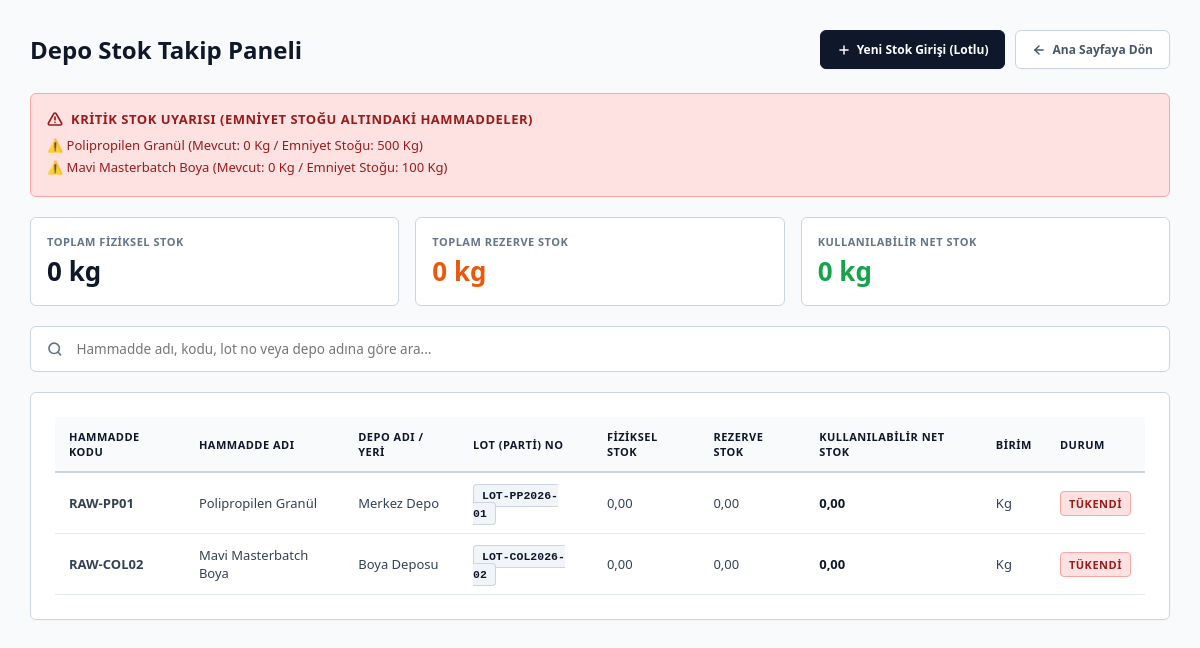
The app's page /stocks with its own data.
### app/models.py (models this page shows)
class WarehouseStock(Base):
    __tablename__ = "warehouse_stocks"
    id: Mapped[int] = mapped_column(primary_key=True, index=True)
    raw_material_id: Mapped[int] = mapped_column(ForeignKey("raw_materials.id"), nullable=False)
    warehouse_name: Mapped[str] = mapped_column(String(100), nullable=False) # Depo Adı (Örn: Depo-A, Silo-1)
    lot_number: Mapped[str | None] = mapped_column(String(50), nullable=True) # Hammadde Lot / Parti No
    physical_stock: Mapped[float] = mapped_column(Float, default=0.0, nullable=False) # Fiziksel stok
    reserved_stock: Mapped[float] = mapped_column(Float, default=0.0, nullable=False) # Rezerve stok
    usable_stock: Mapped[float] = mapped_column(Float, default=0.0, nullable=False) # Kullanılabilir net stok
    raw_material = relationship("RawMaterial", back_populates="stocks")

class RawMaterial(Base):
    __tablename__ = "raw_materials"
    id: Mapped[int] = mapped_column(primary_key=True, index=True)
    material_code: Mapped[str] = mapped_column(String(50), unique=True, nullable=False, index=True) # Örn: RAW-PP01
    material_name: Mapped[str] = mapped_column(String(150), nullable=False)
    material_type: Mapped[str | None] = mapped_column(String(100), nullable=True) # Örn: Polimer, Boya
    unit: Mapped[str] = mapped_column(String(20), default="Kg", nullable=False) # Ölçü birimi
    min_stock: Mapped[float] = mapped_column(Float, default=0.0, nullable=False) # Minimum stok
    safety_stock: Mapped[float] = mapped_column(Float, default=0.0, nullable=False) # Emniyet stoğu
    min_order_qty: Mapped[float] = mapped_column(Float, default=0.0, nullable=False) # Minimum sipariş miktarı
    lead_time: Mapped[int] = mapped_column(Integer, default=0, nullable=False) # Tedarik süresi (gün)
    is_active: Mapped[bool] = mapped_column(Boolean, default=True, nullable=False)
    recipes = relationship("Recipe", back_populates="raw_material")
    stocks = relationship("WarehouseStock", back_populates="raw_material")

### app/main.py (the view)
@app.get("/stocks", response_class=HTMLResponse)
def get_warehouse_stocks(request: Request):
    db = SessionLocal()
    try:
        stocks = db.query(models.WarehouseStock).options(
            joinedload(models.WarehouseStock.raw_material)
        ).all()
        raw_materials = db.query(models.RawMaterial).filter(models.RawMaterial.is_active == True).all()
    finally:
        db.close()
    return templates.TemplateResponse(
        request=request,
        name="stocks.html",
        context={
            "title": "Depo Stok Takibi - Üretim Asistanım",
            "stocks": stocks,
            "raw_materials": raw_materials
        }
    )

### app/templates/stocks.html (shortened to what this page needs)
<!DOCTYPE html>
<html lang="tr">
<head>
</head>
<body>
    <div class="container">
        <div class="header-container">
            <h1>Depo Stok Takip Paneli</h1>
            <div class="btn-group">
                <a href="/stocks/new" class="btn-add">
                    <svg width="14" height="14" viewBox="0 0 24 24" fill="none" stroke="currentColor" stroke-width="2.5" stroke-linecap="round" stroke-linejoin="round" style="margin-right: 6px;">
                        <line x1="12" y1="5" x2="12" y2="19"></line>
                        <line x1="5" y1="12" x2="19" y2="12"></line>
                    </svg>
                    Yeni Stok Girişi (Lotlu)
                </a>
                <a href="/" class="btn-back">
                    <svg width="14" height="14" viewBox="0 0 24 24" fill="none" stroke="currentColor" stroke-width="2.5" stroke-linecap="round" stroke-linejoin="round" style="margin-right: 6px;">
                        <line x1="19" y1="12" x2="5" y2="12"></line>
                        <polyline points="12 19 5 12 12 5"></polyline>
                    </svg>
                    Ana Sayfaya Dön
                </a>
            </div>
        </div>
        {% set critical_alerts = [] %}
        {% if critical_alerts %}
            <div class="alert-card">
                <div class="alert-title">
                    Kritik Stok Uyarısı (Emniyet Stoğu Altındaki Hammaddeler)
                </div>
                {% for alert in critical_alerts %}
                    <div class="alert-item">⚠️ {{ alert }}</div>
                {% endfor %}
            </div>
        {% endif %}
        {% set total_phys = namespace(value=0) %}
        {% set total_res = namespace(value=0) %}
        {% set total_use = namespace(value=0) %}
        {% for s in stocks %}
            {% if s.physical_stock %}{% set total_phys.value = total_phys.value + s.physical_stock %}{% endif %}
            {% if s.reserved_stock %}{% set total_res.value = total_res.value + s.reserved_stock %}{% endif %}
            {% if s.usable_stock %}{% set total_use.value = total_use.value + s.usable_stock %}{% endif %}
        {% endfor %}
        <div style="display: grid; grid-template-columns: repeat(3, 1fr); gap: 16px; margin-bottom: 20px;">
            <div style="background: white; border: 1px solid #cbd5e1; border-radius: 6px; padding: 16px; display: flex; flex-direction: column; box-shadow: 0 1px 3px rgba(0,0,0,0.01);">
                <span style="font-size: 11px; font-weight: 700; color: #64748b; text-transform: uppercase; letter-spacing: 0.5px;">Toplam Fiziksel Stok</span>
                <span style="font-size: 26px; font-weight: 800; color: #0f172a; margin-top: 4px;">{{ "{:,.0f}".format(total_phys.value)|replace('.', ',') }} kg</span>
            </div>
            <div style="background: white; border: 1px solid #cbd5e1; border-radius: 6px; padding: 16px; display: flex; flex-direction: column; box-shadow: 0 1px 3px rgba(0,0,0,0.01);">
                <span style="font-size: 11px; font-weight: 700; color: #64748b; text-transform: uppercase; letter-spacing: 0.5px;">Toplam Rezerve Stok</span>
                <span style="font-size: 26px; font-weight: 800; color: #ea580c; margin-top: 4px;">{{ "{:,.0f}".format(total_res.value)|replace('.', ',') }} kg</span>
            </div>
            <div style="background: white; border: 1px solid #cbd5e1; border-radius: 6px; padding: 16px; display: flex; flex-direction: column; box-shadow: 0 1px 3px rgba(0,0,0,0.01);">
                <span style="font-size: 11px; font-weight: 700; color: #64748b; text-transform: uppercase; letter-spacing: 0.5px;">Kullanılabilir Net Stok</span>
                <span style="font-size: 26px; font-weight: 800; color: #16a34a; margin-top: 4px;">{{ "{:,.0f}".format(total_use.value)|replace('.', ',') }} kg</span>
            </div>
        </div>
        <div style="background: white; border: 1px solid #cbd5e1; border-radius: 6px; padding: 12px 16px; margin-bottom: 20px; display: flex; gap: 12px; align-items: center; box-shadow: 0 1px 3px rgba(0,0,0,0.01);">
            <svg width="16" height="16" viewBox="0 0 24 24" fill="none" stroke="currentColor" stroke-width="2.5" stroke-linecap="round" stroke-linejoin="round" style="color: #64748b;">
                <circle cx="11" cy="11" r="8"></circle>
                <line x1="21" y1="21" x2="16.65" y2="16.65"></line>
            </svg>
            <input type="text" id="searchInput" onkeyup="searchStocks()" placeholder="Hammadde adı, kodu, lot no veya depo adına göre ara..." style="border: none; outline: none; width: 100%; font-size: 13.5px; font-family: inherit; color: #0f172a;">
        </div>
        <div class="table-container">
            <div class="table-responsive">
                <table>
                    <thead>
                        <tr>
                            <th>Hammadde Kodu</th>
                            <th>Hammadde Adı</th>
                            <th>Depo Adı / Yeri</th>
                            <th>Lot (Parti) No</th>
                            <th>Fiziksel Stok</th>
                            <th>Rezerve Stok</th>
                            <th>Kullanılabilir Net Stok</th>
                            <th>Birim</th>
                            <th>Durum</th>
                        </tr>
                    </thead>
                    <tbody id="stocksTableBody">
                        {% if stocks %}
                            {% for stock in stocks %}
                                <tr class="stock-row">
                                    <td class="s-code"><strong>{{ stock.raw_material.material_code }}</strong></td>
                                    <td class="s-name">{{ stock.raw_material.material_name }}</td>
                                    <td class="s-wh">{{ stock.warehouse_name }}</td>
                                    <td class="s-lot"><code style="font-size: 11.5px; font-weight: bold; background: #f1f5f9; padding: 4px 8px; border-radius: 4px; color: #0f172a; border: 1px solid #cbd5e1;">{{ stock.lot_number or 'LOTSUZ' }}</code></td>
                                    <td>{{ "{:,.2f}".format(stock.physical_stock)|replace('.', ',') }}</td>
                                    <td>{{ "{:,.2f}".format(stock.reserved_stock)|replace('.', ',') }}</td>
                                    <td style="font-weight: 700; color: #0f172a;">{{ "{:,.2f}".format(stock.usable_stock)|replace('.', ',') }}</td>
                                    <td>{{ stock.raw_material.unit }}</td>
                                    <td>
                                        {% if stock.usable_stock <= 0 %}
                                            <span class="badge badge-danger">Tükendi</span>
                                        {% elif stock.usable_stock < stock.raw_material.safety_stock %}
                                            <span class="badge badge-warning">Kritik Seviye</span>
                                        {% else %}
                                            <span class="badge badge-normal">Yeterli</span>
                                        {% endif %}
                                    </td>
                                </tr>
                            {% endfor %}
                        {% else %}
                            <tr>
                                <td colspan="9" class="no-data">
                                    Depolarda henüz kayıtlı hammadde stoğu bulunmuyor.
                                </td>
                            </tr>
                        {% endif %}
                    </tbody>
                </table>
            </div>
        </div>
    </div>
</body>
</html>

### app/templates/stocks.html (style rules this page uses)
body { margin: 0; font-family: 'Segoe UI', Tahoma, Geneva, Verdana, sans-serif; background: #f8fafc; color: #0f172a; padding: 30px; }
.container { max-width: 1300px; margin: 0 auto; box-sizing: border-box; }
.header-container { display: flex; justify-content: space-between; align-items: center; margin-bottom: 24px; flex-wrap: wrap; gap: 15px; }
h1 { color: #0f172a; font-size: 24px; font-weight: 800; margin: 0; }
.btn-group { display: flex; gap: 10px; }
.btn-add { display: inline-flex; align-items: center; text-decoration: none; color: white; background-color: #0f172a; font-weight: 600; font-size: 12px; padding: 10px 16px; border-radius: 6px; transition: all 0.2s ease; border: 1px solid #0f172a; cursor: pointer; box-shadow: 0 1px 2px rgba(0,0,0,0.05); }
.btn-back { display: inline-flex; align-items: center; text-decoration: none; color: #475569; background-color: white; font-weight: 600; font-size: 12px; padding: 10px 16px; border-radius: 6px; border: 1px solid #cbd5e1; transition: all 0.2s ease; box-shadow: 0 1px 2px rgba(0,0,0,0.02); }
.alert-card { background-color: #fee2e2; border: 1px solid #fca5a5; color: #991b1b; padding: 16px; border-radius: 6px; margin-bottom: 20px; box-shadow: 0 1px 2px rgba(0, 0, 0, 0.02); }
.alert-title { font-weight: 800; font-size: 13px; margin-bottom: 8px; display: flex; align-items: center; gap: 8px; text-transform: uppercase; letter-spacing: 0.5px; }
.alert-item { font-size: 13px; margin-bottom: 4px; }
.table-container { background: white; padding: 24px; border-radius: 6px; border: 1px solid #cbd5e1; box-shadow: 0 1px 3px rgba(0, 0, 0, 0.02); }
.table-responsive { overflow-x: auto; }
table { width: 100%; border-collapse: collapse; text-align: left; }
th { background-color: #f8fafc; color: #0f172a; font-weight: 700; font-size: 11px; text-transform: uppercase; padding: 12px 14px; border-bottom: 2px solid #cbd5e1; letter-spacing: 0.5px; }
td { padding: 12px 14px; border-bottom: 1px solid #e2e8f0; color: #334155; font-size: 13px; }
.badge { display: inline-block; padding: 4px 8px; border-radius: 4px; font-size: 11px; font-weight: 700; text-transform: uppercase; letter-spacing: 0.5px; }
.badge-danger { background-color: #fee2e2; color: #991b1b; border: 1px solid #fca5a5; }

### records on screen
WarehouseStock: raw_material.material_code "RAW-PP01", raw_material.material_name "Polipropilen Granül", warehouse_name "Merkez Depo", lot_number "LOT-PP2026-01", physical_stock "0,00", reserved_stock "0,00", usable_stock "0,00", raw_material.unit "Kg", shows "TÜKENDI"
WarehouseStock: raw_material.material_code "RAW-COL02", raw_material.material_name "Mavi Masterbatch Boya", warehouse_name "Boya Deposu", lot_number "LOT-COL2026-02", physical_stock "0,00", reserved_stock "0,00", usable_stock "0,00", raw_material.unit "Kg", shows "TÜKENDI"

### other values on screen
{{ alert }} "Polipropilen Granül (Mevcut: 0 Kg / Emniyet Stoğu: 500 Kg)" "Mavi Masterbatch Boya (Mevcut: 0 Kg / Emniyet Stoğu: 100 Kg)"
{{ "{:,.0f}".format(total_phys.value)|replace('.', ',') }} "0"
{{ "{:,.0f}".format(total_res.value)|replace('.', ',') }} "0"
{{ "{:,.0f}".format(total_use.value)|replace('.', ',') }} "0"
